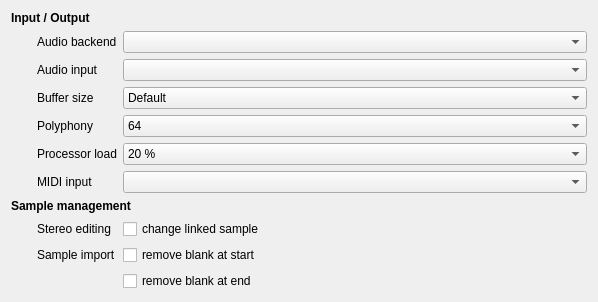
<?xml version="1.0" encoding="UTF-8"?>
<ui version="4.0">
 <class>ConfigSectionGeneral</class>
 <widget class="QWidget" name="ConfigSectionGeneral">
  <property name="geometry">
   <rect>
    <x>0</x>
    <y>0</y>
    <width>598</width>
    <height>278</height>
   </rect>
  </property>
  <layout class="QGridLayout" name="gridLayout">
   <item row="7" column="0" colspan="3">
    <widget class="QLabel" name="labelSubTitle2">
     <property name="font">
      <font>
       <weight>75</weight>
       <bold>true</bold>
      </font>
     </property>
     <property name="text">
      <string>Sample management</string>
     </property>
    </widget>
   </item>
   <item row="9" column="1">
    <widget class="QLabel" name="label_23">
     <property name="font">
      <font>
       <weight>50</weight>
       <bold>false</bold>
      </font>
     </property>
     <property name="text">
      <string>Sample import</string>
     </property>
    </widget>
   </item>
   <item row="3" column="2">
    <widget class="QComboBox" name="comboBufferSize">
     <item>
      <property name="text">
       <string>Default</string>
      </property>
     </item>
     <item>
      <property name="text">
       <string notr="true">64</string>
      </property>
     </item>
     <item>
      <property name="text">
       <string notr="true">128</string>
      </property>
     </item>
     <item>
      <property name="text">
       <string notr="true">256</string>
      </property>
     </item>
     <item>
      <property name="text">
       <string notr="true">512</string>
      </property>
     </item>
     <item>
      <property name="text">
       <string notr="true">1024</string>
      </property>
     </item>
     <item>
      <property name="text">
       <string notr="true">2048</string>
      </property>
     </item>
     <item>
      <property name="text">
       <string notr="true">4096</string>
      </property>
     </item>
    </widget>
   </item>
   <item row="4" column="1">
    <widget class="QLabel" name="labelPolyphony">
     <property name="text">
      <string>Polyphony</string>
     </property>
    </widget>
   </item>
   <item row="4" column="2">
    <widget class="QComboBox" name="comboPolyphony">
     <item>
      <property name="text">
       <string notr="true">64</string>
      </property>
     </item>
     <item>
      <property name="text">
       <string notr="true">128</string>
      </property>
     </item>
     <item>
      <property name="text">
       <string notr="true">256</string>
      </property>
     </item>
     <item>
      <property name="text">
       <string notr="true">512</string>
      </property>
     </item>
     <item>
      <property name="text">
       <string notr="true">1024</string>
      </property>
     </item>
     <item>
      <property name="text">
       <string notr="true">2048</string>
      </property>
     </item>
     <item>
      <property name="text">
       <string notr="true">4096</string>
      </property>
     </item>
    </widget>
   </item>
   <item row="5" column="1">
    <widget class="QLabel" name="labelCpuBudget">
     <property name="text">
      <string>Processor load</string>
     </property>
    </widget>
   </item>
   <item row="5" column="2">
    <widget class="QComboBox" name="comboCpuBudget">
     <item>
      <property name="text">
       <string notr="true">20 %</string>
      </property>
     </item>
     <item>
      <property name="text">
       <string notr="true">30 %</string>
      </property>
     </item>
     <item>
      <property name="text">
       <string notr="true">40 %</string>
      </property>
     </item>
     <item>
      <property name="text">
       <string notr="true">50 %</string>
      </property>
     </item>
     <item>
      <property name="text">
       <string notr="true">60 %</string>
      </property>
     </item>
     <item>
      <property name="text">
       <string notr="true">70 %</string>
      </property>
     </item>
     <item>
      <property name="text">
       <string notr="true">80 %</string>
      </property>
     </item>
     <item>
      <property name="text">
       <string notr="true">90 %</string>
      </property>
     </item>
     <item>
      <property name="text">
       <string notr="true">100 %</string>
      </property>
     </item>
    </widget>
   </item>
   <item row="0" column="0" colspan="3">
    <widget class="QLabel" name="labelSubTitle1">
     <property name="font">
      <font>
       <weight>75</weight>
       <bold>true</bold>
      </font>
     </property>
     <property name="text">
      <string>Input / Output</string>
     </property>
    </widget>
   </item>
   <item row="10" column="2">
    <widget class="QCheckBox" name="checkBlancFin">
     <property name="sizePolicy">
      <sizepolicy hsizetype="Preferred" vsizetype="Fixed">
       <horstretch>0</horstretch>
       <verstretch>0</verstretch>
      </sizepolicy>
     </property>
     <property name="font">
      <font>
       <weight>50</weight>
       <bold>false</bold>
      </font>
     </property>
     <property name="toolTip">
      <string>When importing a sample, any blank area located at the end of the sound is automatically removed.
(same effect as the tool "Trim" with an automatic detection of the background noise)</string>
     </property>
     <property name="text">
      <string>remove blank at end</string>
     </property>
    </widget>
   </item>
   <item row="9" column="2">
    <widget class="QCheckBox" name="checkBlanc">
     <property name="sizePolicy">
      <sizepolicy hsizetype="Preferred" vsizetype="Fixed">
       <horstretch>0</horstretch>
       <verstretch>0</verstretch>
      </sizepolicy>
     </property>
     <property name="font">
      <font>
       <weight>50</weight>
       <bold>false</bold>
      </font>
     </property>
     <property name="toolTip">
      <string>When importing a sample, any blank area located before the beginning of the attack is automatically removed.
(same effect as the tool "Trim" with an automatic detection of the background noise)</string>
     </property>
     <property name="text">
      <string>remove blank at start</string>
     </property>
    </widget>
   </item>
   <item row="1" column="2">
    <widget class="QComboBox" name="comboAudioOuput">
     <property name="sizePolicy">
      <sizepolicy hsizetype="Expanding" vsizetype="Fixed">
       <horstretch>0</horstretch>
       <verstretch>0</verstretch>
      </sizepolicy>
     </property>
    </widget>
   </item>
   <item row="2" column="2">
    <widget class="QComboBox" name="comboAudioInput">
     <property name="sizePolicy">
      <sizepolicy hsizetype="Expanding" vsizetype="Fixed">
       <horstretch>0</horstretch>
       <verstretch>0</verstretch>
      </sizepolicy>
     </property>
    </widget>
   </item>
   <item row="2" column="1">
    <widget class="QLabel" name="labelAudioInput">
     <property name="text">
      <string>Audio input</string>
     </property>
    </widget>
   </item>
   <item row="1" column="1">
    <widget class="QLabel" name="label">
     <property name="maximumSize">
      <size>
       <width>150</width>
       <height>16777215</height>
      </size>
     </property>
     <property name="text">
      <string>Audio backend</string>
     </property>
    </widget>
   </item>
   <item row="3" column="1">
    <widget class="QLabel" name="label_21">
     <property name="text">
      <string>Buffer size</string>
     </property>
    </widget>
   </item>
   <item row="6" column="1">
    <widget class="QLabel" name="label_4">
     <property name="text">
      <string>MIDI input</string>
     </property>
    </widget>
   </item>
   <item row="1" column="0">
    <spacer name="horizontalSpacer">
     <property name="orientation">
      <enum>Qt::Horizontal</enum>
     </property>
     <property name="sizeType">
      <enum>QSizePolicy::Fixed</enum>
     </property>
     <property name="sizeHint" stdset="0">
      <size>
       <width>20</width>
       <height>20</height>
      </size>
     </property>
    </spacer>
   </item>
   <item row="6" column="2">
    <widget class="QComboBox" name="comboMidiInput"/>
   </item>
   <item row="8" column="1">
    <widget class="QLabel" name="label_24">
     <property name="font">
      <font>
       <weight>50</weight>
       <bold>false</bold>
      </font>
     </property>
     <property name="text">
      <string>Stereo editing</string>
     </property>
    </widget>
   </item>
   <item row="8" column="2">
    <widget class="QCheckBox" name="checkRepercussionStereo">
     <property name="sizePolicy">
      <sizepolicy hsizetype="Preferred" vsizetype="Fixed">
       <horstretch>0</horstretch>
       <verstretch>0</verstretch>
      </sizepolicy>
     </property>
     <property name="font">
      <font>
       <weight>50</weight>
       <bold>false</bold>
      </font>
     </property>
     <property name="text">
      <string>change linked sample</string>
     </property>
    </widget>
   </item>
  </layout>
 </widget>
 <tabstops>
  <tabstop>comboAudioOuput</tabstop>
  <tabstop>comboAudioInput</tabstop>
  <tabstop>comboBufferSize</tabstop>
  <tabstop>comboPolyphony</tabstop>
  <tabstop>comboCpuBudget</tabstop>
  <tabstop>comboMidiInput</tabstop>
  <tabstop>checkRepercussionStereo</tabstop>
  <tabstop>checkBlanc</tabstop>
  <tabstop>checkBlancFin</tabstop>
 </tabstops>
 <resources/>
 <connections/>
</ui>
